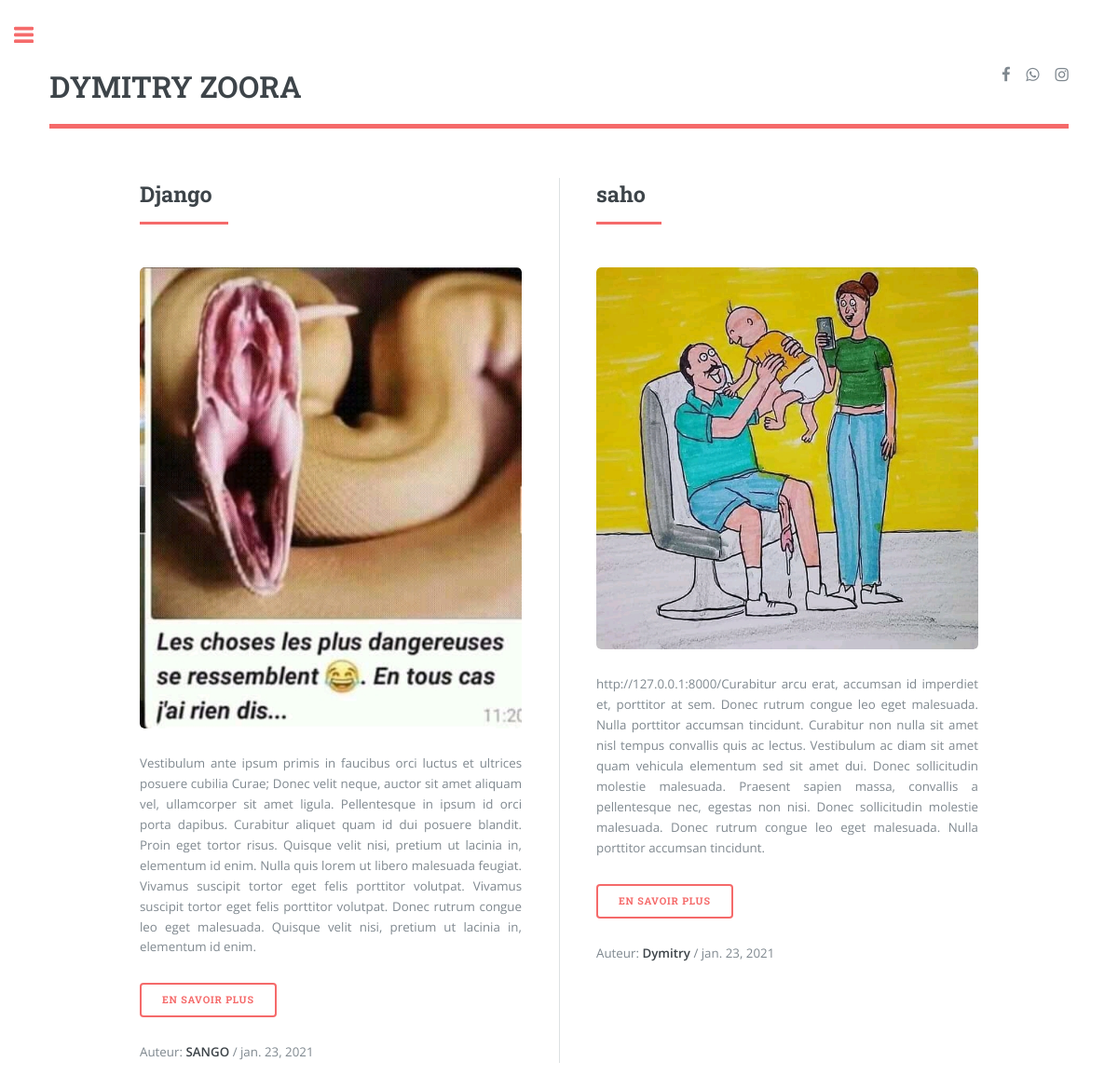
Screenshot of /blog/ with the database file from the repository.
### blog/models.py (models this page shows, shortened)
class Article(models.Model):
    title = models.CharField(max_length=200)
    description = models.TextField()
    auteur = models.CharField(max_length=200)
    date = models.DateField()
    image = models.ImageField(upload_to='Images')
    image0 = models.ImageField(upload_to='Images')
    image1 = models.ImageField(upload_to='Images')
    image2 = models.ImageField(upload_to='Images')
    paragraphe0 = models.TextField(blank=True, null=True)
    paragraphe1 = models.TextField(blank=True, null=True)
    paragraphe2 = models.TextField(blank=True, null=True)
    url0 = models.URLField(blank=True, null=True)
    url1 = models.URLField(blank=True, null=True)
    url2 = models.URLField(blank=True, null=True)
    url3 = models.URLField(blank=True, null=True)
    class Meta:
        verbose_name = "Article"
        verbose_name_plural = "Articles"
        verbose_name_plural = "images"
        verbose_name_plural = "image0"
        verbose_name_plural = "image1"
        verbose_name_plural = "image2"
        verbose_name_plural = "url0"
        verbose_name_plural = "url1"
        verbose_name_plural = "url2"
        verbose_name_plural = "url3"
        verbose_name_plural = "paragraphe0"
        verbose_name_plural = "paragraphe1"
        verbose_name_plural = "paragraphe2"
        verbose_name_plural = "url0"
        verbose_name_plural = "url1"
        verbose_name_plural = "url2"
        verbose_name_plural = "url3"

### blog/views.py (the view)
# urls.py: path('blog/', blog, name='blog'),
def blog(request):
    blog = Article.objects.all()
    paginator = Paginator(blog, 4)
    page = request.GET.get('page')
    try:
        posts = paginator.page(page)
    except PageNotAnInteger:
        posts = paginator.page(1)
    except EmptyPage:
        posts = paginator.page(paginator.num_pages)
    return render(request, 'blog/blog.html', {'page': page, 'posts': posts})

### blog/templates/blog/blog.html (shortened to what this page needs)
<!DOCTYPE HTML>
{%load static%}
<html>
<head>
  <link rel="stylesheet" href="{%static 'assets/css/main.css'%}" />
  <link rel="stylesheet" href="{%static 'assets/css/style.css'%}" />
  <link rel="stylesheet" href="{%static 'assets/css/bootstrap.min.css'%}" />
</head>
<body>
  <div id="wrapper">
    <div id="main">
      <div class="inner">
        <header id="header">
          <a href="{% url 'blog:home' %}" class="logo"><strong style="font-size: xx-large;">DYMITRY
            ZOORA</strong></a>
          <ul class="icons">
            <li><a href="#" class="icon fa-facebook"><span class="label">Facebook</span></a></li>
            <li><a href="#" class="icon fa-whatsapp"><span class="label">Whatsapp</span></a></li>
            <li><a href="#" class="icon fa-instagram"><span class="label">Instagram</span></a></li>
          </ul>
        </header>
        <section style="max-width: 900px; margin: 0 auto;">
          <div class="posts">
            {% for x in posts%}
            <article>
              <header class="major">
                <h2>{{x.title}}</h2>
              </header>
              <a href="{% url 'blog:detail' x.pk%}" class="image">
                <img src="{{x.image.url}}" alt="" />
              </a>
              <p>
                {{x.description}}
              </p>
              <p>
                <ul class="actions">
                  <li>
                    <a href="{% url 'blog:detail' x.pk%}" class="button">En SAVOIR PLUS</a>
                  </li>
                </ul>
              </p>
              <p>
                Auteur: <strong>{{x.auteur}}</strong> / {{x.date}}
              </p>
            </article>
            {%endfor%}
          </div>
        </section>
          {%include 'blog/paginator.html' with page=posts%}
      </div>
    </div>
    </div>
  </body>
</html>

### blog/templates/blog/paginator.html (shortened to what this page needs)
<!DOCTYPE html>
{%load static%}
<html lang="fr">
<head>
    <link rel="stylesheet" href="{%static 'assets/css/bootstrap.min.css' %}" />
    <link rel="stylesheet" href="{%static 'assets/css/main.css' %}" />
</head>
<body>
</body>
</html>

### blog/static/assets/css/style.css (style rules this page uses)
p { text-align: justify; }
body { text-align: justify; }

### rows the page displays
Article: title "Django", image (picture), description "Vestibulum ante ipsum primis in faucibus orci luctus et ultrices posuere cubilia Curae; Donec velit neque, auctor sit amet aliquam vel, ullamcorper sit amet ligula. Pellentesque in ipsum id orci porta dapibus. Curabitur aliquet quam id dui posuere blandit. Proin eget tortor risus. Quisque velit nisi, pretium ut lacinia in, elementum id enim. Nulla quis lorem ut libero malesuada feugiat. Vivamus suscipit tortor eget felis porttitor volutpat. Vivamus suscipit tortor eget felis porttitor volutpat. Donec rutrum congue leo eget malesuada. Quisque velit nisi, pretium ut lacinia in, elementum id enim.", auteur "SANGO", date "jan. 23, 2021"
Article: title "saho", image (picture), description "http://127.0.0.1:8000/Curabitur arcu erat, accumsan id imperdiet et, porttitor at sem. Donec rutrum congue leo eget malesuada. Nulla porttitor accumsan tincidunt. Curabitur non nulla sit amet nisl tempus convallis quis ac lectus. Vestibulum ac diam sit amet quam vehicula elementum sed sit amet dui. Donec sollicitudin molestie malesuada. Praesent sapien massa, convallis a pellentesque nec, egestas non nisi. Donec sollicitudin molestie malesuada. Donec rutrum congue leo eget malesuada. Nulla porttitor accumsan tincidunt.", auteur "Dymitry", date "jan. 23, 2021"
